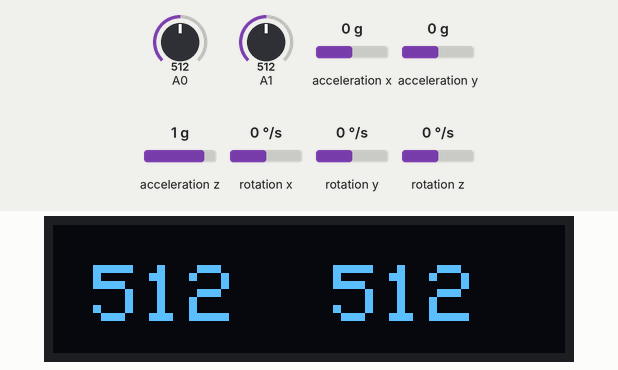
A sketch run on a simulated Arduino Uno, built with avr-gcc and run on an emulated ATmega328P. Shown: 128×32 one-colour display. Inputs (shaded band) come from the test bench; at power-on: A0 = 512, A1 = 512, acceleration x 0 g, acceleration y 0 g, acceleration z 1 g, rotation x 0 °/s, rotation y 0 °/s, rotation z 0 °/s. What the sketch prints to the serial monitor is not drawn.

Above: at 1.8 s.
1.9 s: A0 set to 716
At 3.0 s:
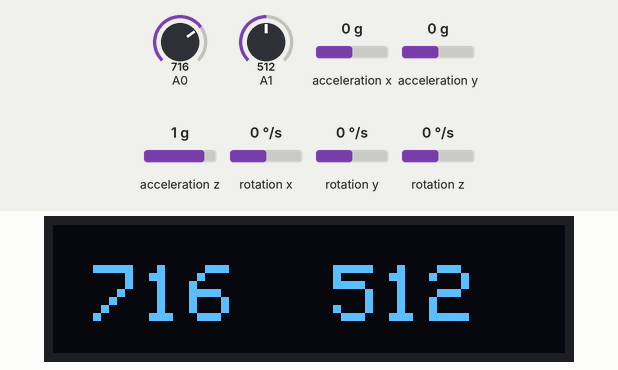
3.5 s: A1 set to 716
At 4.5 s:
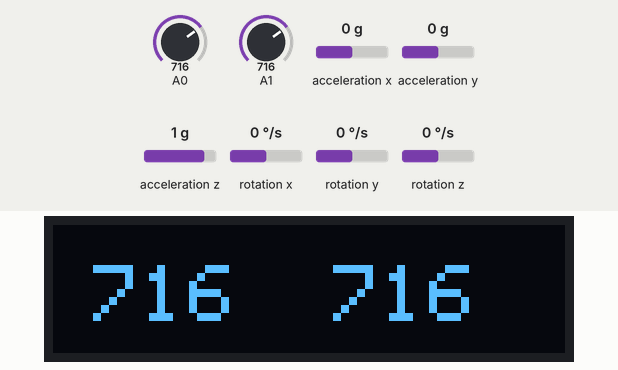
5.6 s: acceleration x set to 0.2 g
8.6 s: A0 set to 992
At 10.1 s:
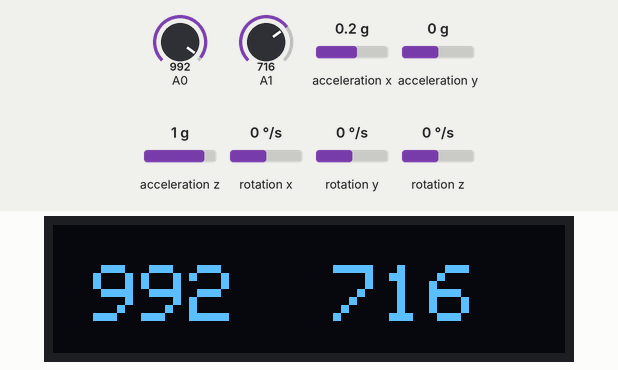
10.6 s: A1 set to 992
At 11.6 s:
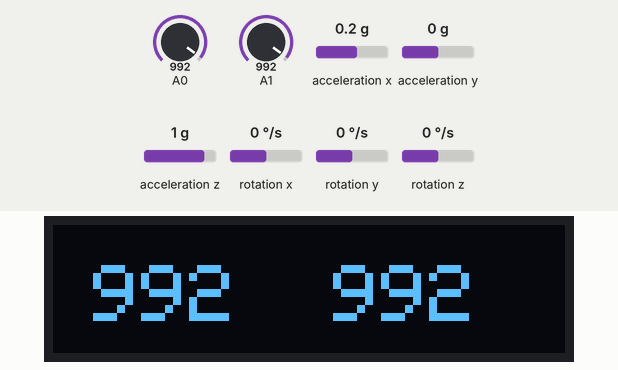
12.7 s: A0 set to 306
At 14.4 s:
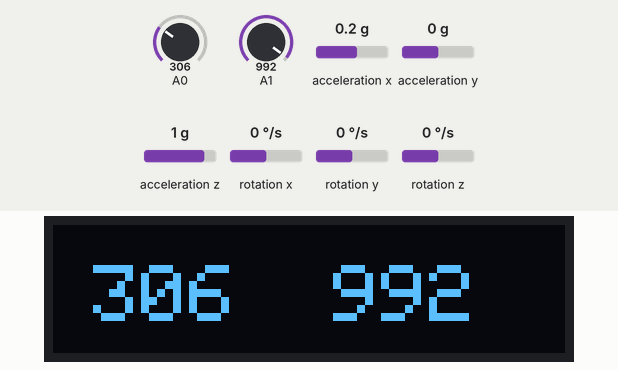
Timing chart, 0 to 15.7 s (numbered marks = the images above; inputs shaded):
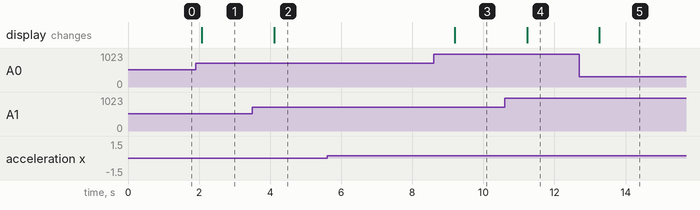

Measured:
- after the input at 1.9 s, the display: changes after 0.18 s (image 1)
- after the input at 3.5 s, the display: changes after 0.61 s (image 2)
- after the input at 5.6 s, every drawn part: stays the same
- after the input at 8.6 s, the display: changes after 0.59 s (image 3)
- after the input at 10.6 s, the display: changes after 0.63 s (image 4)
- after the input at 12.7 s, the display: changes after 0.56 s (image 5)

The sketch:

SSD1306_Test.ino
```cpp
#include "images.h"
#include "MPU6050.h"

#include <Wire.h>
#include <Adafruit_GFX.h>
#include <Adafruit_SSD1306.h>

/* OLED MACROS */
#define SCREEN_WIDTH 128 // OLED display width, in pixels
#define SCREEN_HEIGHT 32 // OLED display height, in pixels

// Declaration for an SSD1306 display connected to I2C (SDA, SCL pins)
#define OLED_RESET     -1 // Reset pin # (or -1 if sharing Arduino reset pin)
#define SCREEN_ADDRESS 0x3C ///< See datasheet for Address; 0x3D for 128x64, 0x3C for 128x32
Adafruit_SSD1306 display(SCREEN_WIDTH, SCREEN_HEIGHT, &Wire, OLED_RESET);

#define BUTTON_1 2
#define BUTTON_2 3

MPU6050 gMPU;
int16_t gAx, gAy, gAz;

void setup() {
  // Start Serial Port
  Serial.begin(115200);

  // Init Buttons
  pinMode(BUTTON_1, INPUT);
  pinMode(BUTTON_2, INPUT);

  // Init IMU
  gMPU.initialize();

  // SSD1306_SWITCHCAPVCC = generate display voltage from 3.3V internally
  if(!display.begin(SSD1306_SWITCHCAPVCC, SCREEN_ADDRESS)) {
    Serial.println(F("SSD1306 allocation failed"));
    for(;;); // Don't proceed, loop forever
  }

  // Set OLED Text Color
  display.setTextColor(SSD1306_WHITE);

  // Clear the buffer
  display.clearDisplay();
}

void loop() {
  // Show analog values on screen
  //if(!digitalRead(BUTTON_1))
  //  screen_TextExample();
  //else
  //screen_ImageExample();


  gMPU.getAcceleration(&gAx, &gAy, &gAz);
  //Serial.println(gAx);

  if (gAx > 0) {
    display.setRotation(0);
    Serial.println("positive");
  }
  else {
    display.setRotation(2);
    Serial.println("negative");
  }
  screen_TextExample();
  delay(1000);

  // Set screen rotation
  //if(digitalRead(BUTTON_2))
  //  display.setRotation(0);
  //else
  //  display.setRotation(2);
}

void screen_TextExample(){
  // Render OLED images
  display.clearDisplay();

  // Render OLED Temperature Value
  display.setTextSize(2); // Draw 2X-scale text
  display.setCursor(10, 10);
  display.print(analogRead(A0));

  display.setCursor(70, 10);
  display.print(analogRead(A1));

  // Display OLED images
  display.display();
}

void screen_ImageExample(){

  for(int i=0; i<4; i++){
    // Render OLED images
    display.clearDisplay();

    gMPU.getAcceleration(&gAx, &gAy, &gAz);
    Serial.println(gAx);

    display.drawBitmap(0, 0, images[i], SCREEN_WIDTH, SCREEN_HEIGHT, WHITE);

    // Display OLED images
    display.display();

    delay(2000);
  }

}
```

Source omitted: images.h (data table, 12743 bytes)
